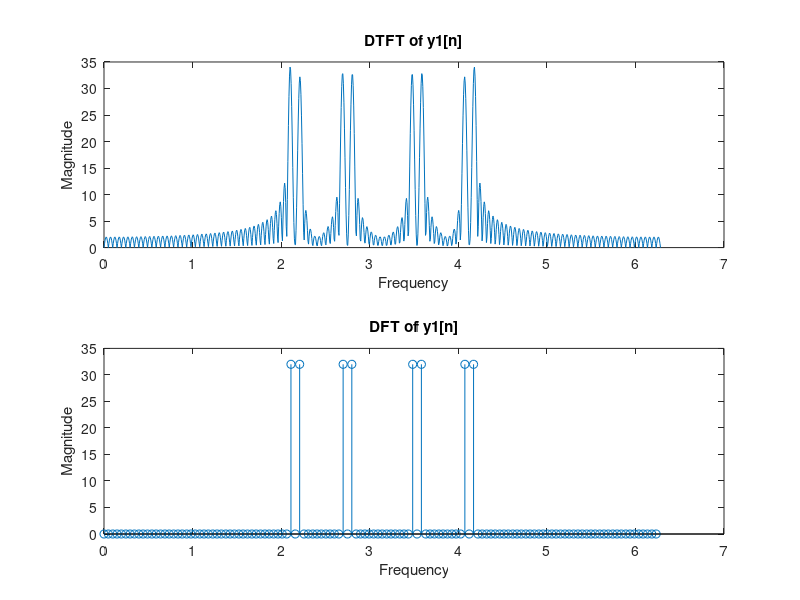
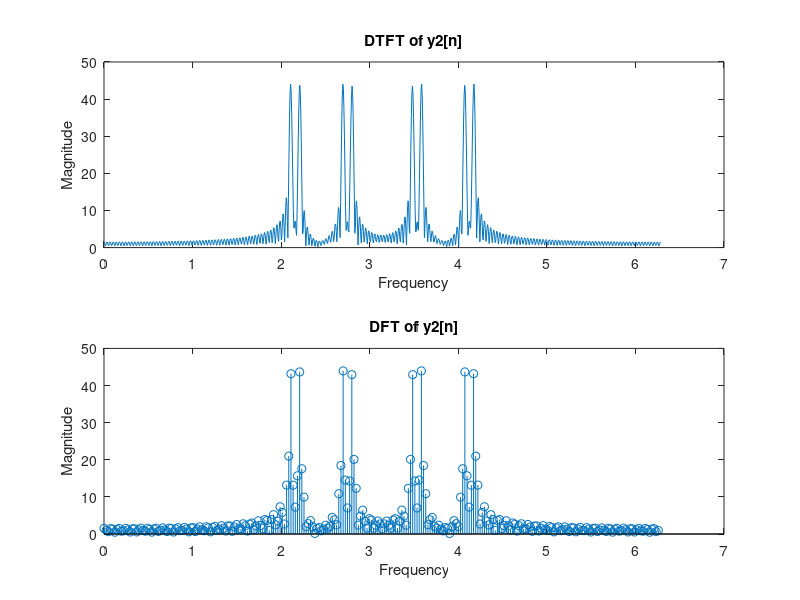

These charts were generated, in order, by the following MATLAB code:
clc; clear; close all;
% Q1.a

n = 0:127;
x = cos(2*pi*7/128*n) + cos(2*pi*5/128*n);
y1 = x .* cos(2*pi*50/128*n); % y1[n] = x[n]cos(2pi*50n/128)

% DTFT of y1[n]
w = linspace(0, 2*pi, 1024); % 0 to 2pi with 1024 points
Y1 = zeros(1, 1024);
for k = 1:1024
    Y1(k) = sum(y1 .* exp(-1j*w(k)*n)); % sigma(y1[n]*exp(-j(2pik/1024)*n))
end

% DFT of y1[n]
Y1_dft = fft(y1, 128);

% Plots for y1[n]
figure;
subplot(2, 1, 1);
plot(w, abs(Y1));
xlabel('Frequency');
ylabel('Magnitude');
title('DTFT of y1[n]');

subplot(2, 1, 2);
stem(2*pi*(0:127)/128, abs(Y1_dft)); % 2pi*k/N
xlabel('Frequency'); % 2pi*k/N
ylabel('Magnitude'); 
title('DFT of y1[n]');

% Q1.b
n = 0:255;
x = cos(2*pi*7/128*n) + cos(2*pi*5/128*n); % x[n] = cos(2pi*7n/128) + cos(2pi*5n/128)
y = x .* cos(2*pi*50/128*n); % y[n] = x[n]cos(2pi*50n/128)
y2 = [y(1:180), zeros(1, 76)]; % y2[n] = y[n] for n = 0 to 179, 0 for n = 180 to 255

% DTFT of y2[n]
Y2 = zeros(1, 1024);
for k = 1:1024
    Y2(k) = sum(y2 .* exp(-1j*w(k)*n)); % sum(y2[n]*exp(-jw*n))
end

% DFT of y2[n]
Y2_dft = fft(y2, 256);

% Plots for y2[n]
figure;
subplot(2, 1, 1);
plot(w, abs(Y2));
xlabel('Frequency');
ylabel('Magnitude');
title('DTFT of y2[n]');

subplot(2, 1, 2);
stem(2*pi*(0:255)/256, abs(Y2_dft));
xlabel('Frequency'); % 2pi*k/N
ylabel('Magnitude');
title('DFT of y2[n]');